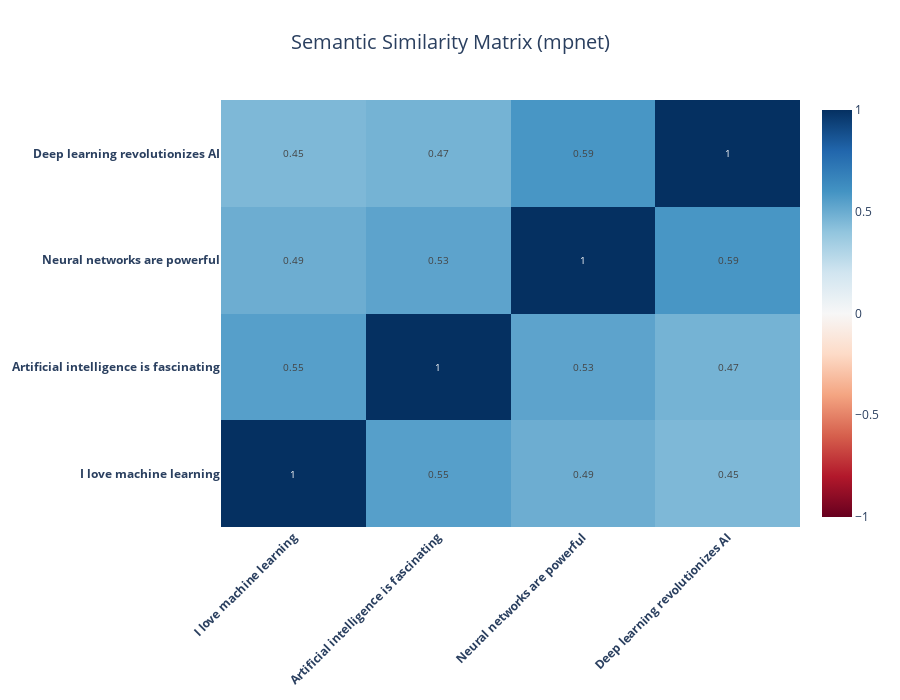
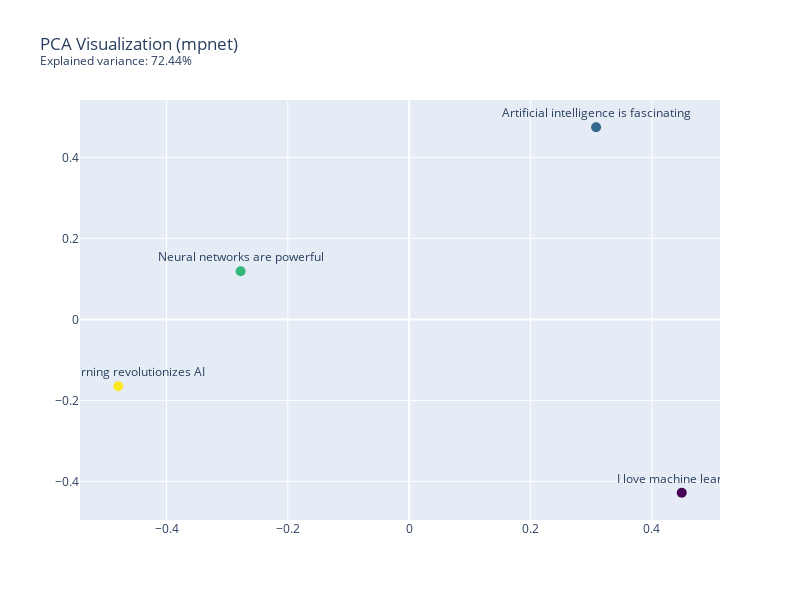
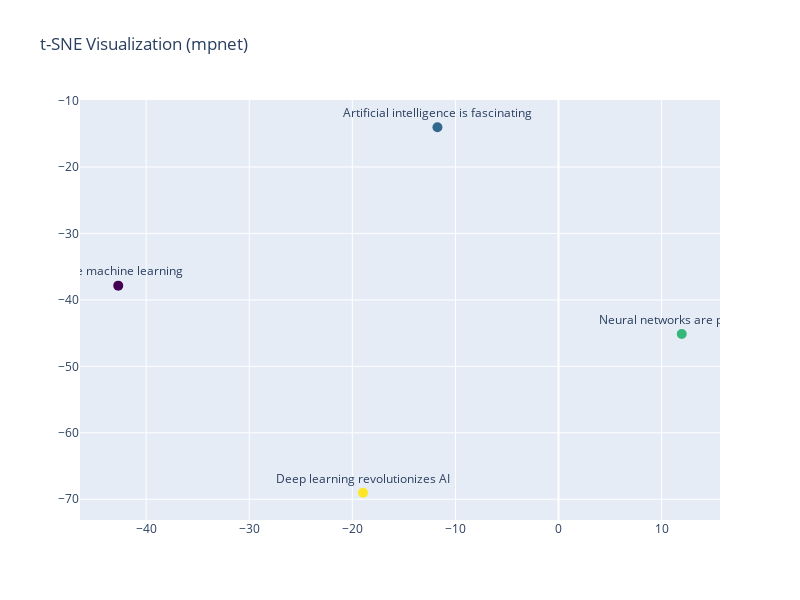
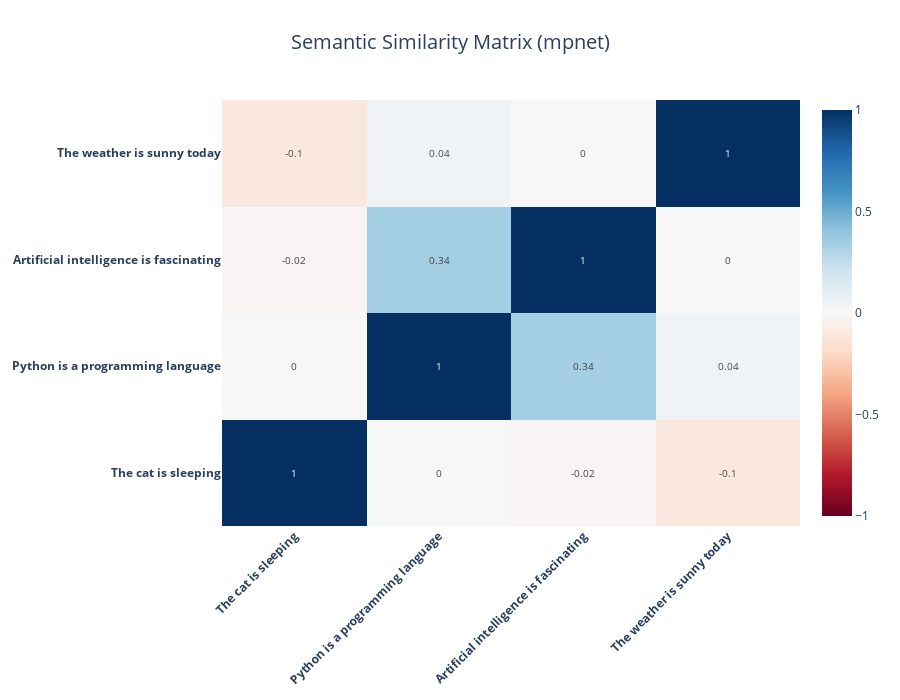

Notebook code cell kept with these figures, in order:
### Markdown cell above
### 1.1 Interactive Example Explorer 🔄

Use the widgets below to explore different example sets and see how they are related in embedding space.

### Code cell
def create_example_explorer():
    # Create widgets
    example_set = widgets.Dropdown(
        options=ExampleSets.get_all_sets().keys(),
        description='Example Set:',
        value='AI and ML'
    )
    
    model_select = widgets.Dropdown(
        options=EmbeddingVisualizer.AVAILABLE_MODELS.keys(),
        description='Model:',
        value='mpnet'
    )
    
    viz_method = widgets.Dropdown(
        options=['both', 'pca', 'tsne'],
        description='Visualization:',
        value='both'
    )
    
    def on_change(change):
        if change['type'] == 'change' and change['name'] == 'value':
            visualizer = EmbeddingVisualizer(model_select.value)
            texts = ExampleSets.get_all_sets()[example_set.value]
            embeddings = visualizer.embed_texts(texts)
            
            # Show similarity heatmap
            display(Markdown("### 📊 Similarity Heatmap"))
            display(Markdown("This heatmap shows how similar each text is to every other text. Darker red indicates higher similarity."))
            display(visualizer.create_similarity_heatmap(texts, embeddings))
            
            # Show embedding visualizations
            display(Markdown("### 🎯 Embedding Space Visualization"))
            display(Markdown("These plots show how the texts are arranged in 2D space. Connected points are semantically similar."))
            figs = visualizer.create_embedding_viz(texts, embeddings, method=viz_method.value)
            for fig in figs:
                display(fig)
    
    # Register callbacks
    example_set.observe(on_change, names='value')
    model_select.observe(on_change, names='value')
    viz_method.observe(on_change, names='value')
    
    # Create layout
    controls = widgets.VBox([
        widgets.HBox([example_set, model_select, viz_method])
    ])
    
    display(controls)
    on_change({'type': 'change', 'name': 'value'})

create_example_explorer()

### Figure 1 — Plotly figure (JSON) as saved in the notebook; plotly's stock layout.template omitted (floating-point values rounded to 4 significant figures)
{"data": [{"colorscale": [[0, "rgb(103,0,31)"], [0.1, "rgb(178,24,43)"], [0.2, "rgb(214,96,77)"], [0.3, "rgb(244,165,130)"], [0.4, "rgb(253,219,199)"], [0.5, "rgb(247,247,247)"], [0.6, "rgb(209,229,240)"], [0.7, "rgb(146,197,222)"], [0.8, "rgb(67,147,195)"], [0.9, "rgb(33,102,172)"], [1, "rgb(5,48,97)"]], "hoverongaps": false, "text": [[1, 0.55, 0.49, 0.45], [0.55, 1, 0.53, 0.47], [0.49, 0.53, 1, 0.59], [0.45, 0.47, 0.59, 1]], "textfont": {"size": 10}, "texttemplate": "%{text}", "type": "heatmap", "x": ["<b>I love machine learning</b>", "<b>Artificial intelligence is fascinating</b>", "<b>Neural networks are powerful</b>", "<b>Deep learning revolutionizes AI</b>"], "y": ["<b>I love machine learning</b>", "<b>Artificial intelligence is fascinating</b>", "<b>Neural networks are powerful</b>", "<b>Deep learning revolutionizes AI</b>"], "z": [[1.0, 0.5517, 0.494, 0.4503], [0.5517, 1, 0.5346, 0.4727], [0.494, 0.5346, 1.0, 0.5879], [0.4503, 0.4727, 0.5879, 1]], "zmax": 1, "zmin": -1}], "layout": {"height": 700, "margin": {"b": 100, "l": 100, "r": 100, "t": 100}, "title": {"font": {"size": 20}, "text": "Semantic Similarity Matrix (mpnet)", "x": 0.5, "xanchor": "center", "y": 0.95, "yanchor": "top"}, "width": 900, "xaxis": {"side": "bottom", "tickangle": -45}}}

### Figure 2 — Plotly figure (JSON) as saved in the notebook; plotly's stock layout.template omitted (floating-point values rounded to 4 significant figures)
{"data": [{"hovertemplate": "<b>Text:</b> %{text}<br><b>PC1:</b> %{x:.2f}<br><b>PC2:</b> %{y:.2f}", "marker": {"color": [0, 1, 2, 3], "colorscale": [[0, "#440154"], [0.1111, "#482878"], [0.2222, "#3e4989"], [0.3333, "#31688e"], [0.4444, "#26828e"], [0.5556, "#1f9e89"], [0.6667, "#35b779"], [0.7778, "#6ece58"], [0.8889, "#b5de2b"], [1, "#fde725"]], "size": 10}, "mode": "markers+text", "text": ["I love machine learning", "Artificial intelligence is fascinating", "Neural networks are powerful", "Deep learning revolutionizes AI"], "textposition": "top center", "type": "scatter", "x": [0.4493, 0.3081, -0.2778, -0.4795], "y": [-0.428, 0.4743, 0.1188, -0.1651]}], "layout": {"height": 600, "hovermode": "closest", "showlegend": false, "title": {"text": "PCA Visualization (mpnet)<br><sup>Explained variance: 72.44%</sup>"}, "width": 800}}

### Figure 3 — Plotly figure (JSON) as saved in the notebook; plotly's stock layout.template omitted (floating-point values rounded to 4 significant figures)
{"data": [{"hovertemplate": "<b>Text:</b> %{text}<br><b>t-SNE1:</b> %{x:.2f}<br><b>t-SNE2:</b> %{y:.2f}", "marker": {"color": [0, 1, 2, 3], "colorscale": [[0, "#440154"], [0.1111, "#482878"], [0.2222, "#3e4989"], [0.3333, "#31688e"], [0.4444, "#26828e"], [0.5556, "#1f9e89"], [0.6667, "#35b779"], [0.7778, "#6ece58"], [0.8889, "#b5de2b"], [1, "#fde725"]], "size": 10}, "mode": "markers+text", "text": ["I love machine learning", "Artificial intelligence is fascinating", "Neural networks are powerful", "Deep learning revolutionizes AI"], "textposition": "top center", "type": "scatter", "x": [-42.71, -11.74, 11.96, -18.96], "y": [-37.86, -14.02, -45.14, -69.02]}], "layout": {"height": 600, "hovermode": "closest", "showlegend": false, "title": {"text": "t-SNE Visualization (mpnet)"}, "width": 800}}

### Figure 4 — Plotly figure (JSON) as saved in the notebook; plotly's stock layout.template omitted (floating-point values rounded to 4 significant figures)
{"data": [{"colorscale": [[0, "rgb(103,0,31)"], [0.1, "rgb(178,24,43)"], [0.2, "rgb(214,96,77)"], [0.3, "rgb(244,165,130)"], [0.4, "rgb(253,219,199)"], [0.5, "rgb(247,247,247)"], [0.6, "rgb(209,229,240)"], [0.7, "rgb(146,197,222)"], [0.8, "rgb(67,147,195)"], [0.9, "rgb(33,102,172)"], [1, "rgb(5,48,97)"]], "hoverongaps": false, "text": [[1, 0, -0.02, -0.1], [0, 1, 0.34, 0.04], [-0.02, 0.34, 1, 0], [-0.1, 0.04, 0, 1]], "textfont": {"size": 10}, "texttemplate": "%{text}", "type": "heatmap", "x": ["<b>The cat is sleeping</b>", "<b>Python is a programming language</b>", "<b>Artificial intelligence is fascinating</b>", "<b>The weather is sunny today</b>"], "y": ["<b>The cat is sleeping</b>", "<b>Python is a programming language</b>", "<b>Artificial intelligence is fascinating</b>", "<b>The weather is sunny today</b>"], "z": [[1.0, 0.004664, -0.01828, -0.1049], [0.004664, 1.0, 0.3427, 0.04253], [-0.01828, 0.3427, 1, 0.00195], [-0.1049, 0.04253, 0.00195, 1]], "zmax": 1, "zmin": -1}], "layout": {"height": 700, "margin": {"b": 100, "l": 100, "r": 100, "t": 100}, "title": {"font": {"size": 20}, "text": "Semantic Similarity Matrix (mpnet)", "x": 0.5, "xanchor": "center", "y": 0.95, "yanchor": "top"}, "width": 900, "xaxis": {"side": "bottom", "tickangle": -45}}}
